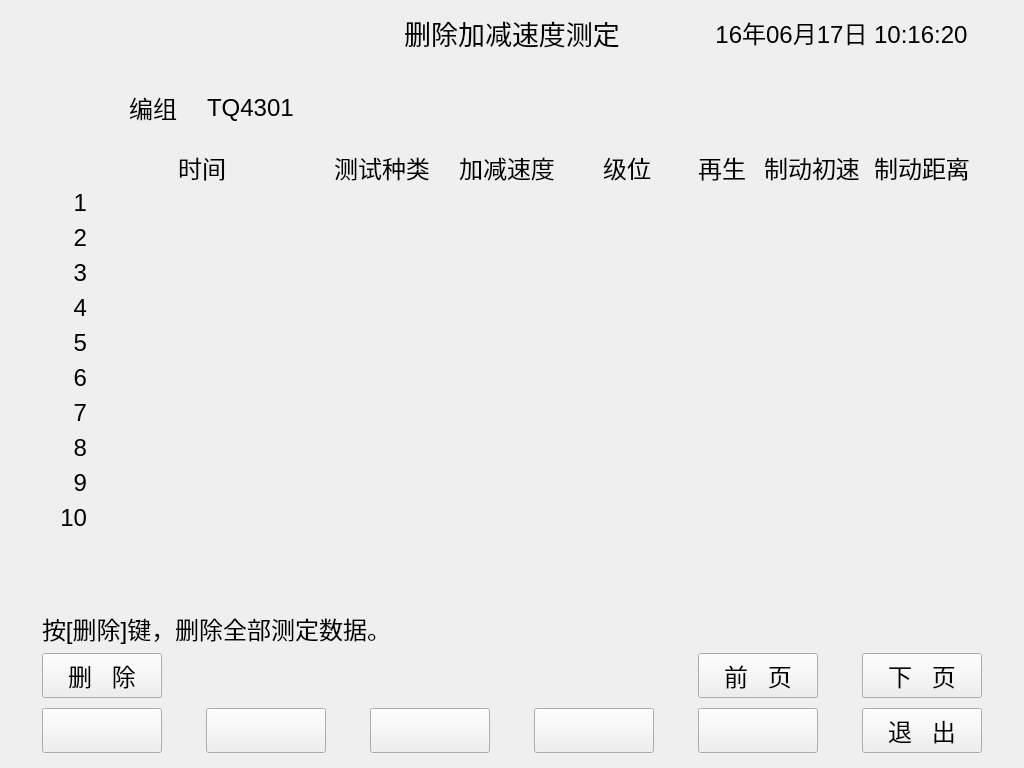
<?xml version="1.0" encoding="UTF-8"?>
<ui version="4.0">
 <class>delspeedinfo</class>
 <widget class="QDialog" name="delspeedinfo">
  <property name="geometry">
   <rect>
    <x>0</x>
    <y>0</y>
    <width>1024</width>
    <height>768</height>
   </rect>
  </property>
  <property name="windowTitle">
   <string>删除加减速度</string>
  </property>
  <widget class="QLabel" name="labelinfo_4_6">
   <property name="geometry">
    <rect>
     <x>687</x>
     <y>255</y>
     <width>70</width>
     <height>35</height>
    </rect>
   </property>
   <property name="font">
    <font>
     <pointsize>18</pointsize>
    </font>
   </property>
   <property name="text">
    <string/>
   </property>
   <property name="alignment">
    <set>Qt::AlignCenter</set>
   </property>
  </widget>
  <widget class="QLabel" name="labelinfo_3_7">
   <property name="geometry">
    <rect>
     <x>757</x>
     <y>220</y>
     <width>110</width>
     <height>35</height>
    </rect>
   </property>
   <property name="font">
    <font>
     <pointsize>18</pointsize>
    </font>
   </property>
   <property name="text">
    <string/>
   </property>
   <property name="alignment">
    <set>Qt::AlignCenter</set>
   </property>
  </widget>
  <widget class="QLabel" name="labelinfo_4_7">
   <property name="geometry">
    <rect>
     <x>757</x>
     <y>255</y>
     <width>110</width>
     <height>35</height>
    </rect>
   </property>
   <property name="font">
    <font>
     <pointsize>18</pointsize>
    </font>
   </property>
   <property name="text">
    <string/>
   </property>
   <property name="alignment">
    <set>Qt::AlignCenter</set>
   </property>
  </widget>
  <widget class="QLabel" name="labelinfo_6_6">
   <property name="geometry">
    <rect>
     <x>687</x>
     <y>325</y>
     <width>70</width>
     <height>35</height>
    </rect>
   </property>
   <property name="font">
    <font>
     <pointsize>18</pointsize>
    </font>
   </property>
   <property name="text">
    <string/>
   </property>
   <property name="alignment">
    <set>Qt::AlignCenter</set>
   </property>
  </widget>
  <widget class="QLabel" name="labelinfo_7_4">
   <property name="geometry">
    <rect>
     <x>447</x>
     <y>360</y>
     <width>120</width>
     <height>35</height>
    </rect>
   </property>
   <property name="font">
    <font>
     <pointsize>18</pointsize>
    </font>
   </property>
   <property name="text">
    <string/>
   </property>
   <property name="alignment">
    <set>Qt::AlignCenter</set>
   </property>
   <property name="wordWrap">
    <bool>true</bool>
   </property>
  </widget>
  <widget class="QLabel" name="labelinfo_11_7">
   <property name="geometry">
    <rect>
     <x>757</x>
     <y>500</y>
     <width>110</width>
     <height>35</height>
    </rect>
   </property>
   <property name="font">
    <font>
     <pointsize>18</pointsize>
    </font>
   </property>
   <property name="text">
    <string/>
   </property>
   <property name="alignment">
    <set>Qt::AlignCenter</set>
   </property>
  </widget>
  <widget class="QLabel" name="labelinfo_4_3">
   <property name="geometry">
    <rect>
     <x>317</x>
     <y>255</y>
     <width>130</width>
     <height>35</height>
    </rect>
   </property>
   <property name="font">
    <font>
     <pointsize>18</pointsize>
    </font>
   </property>
   <property name="text">
    <string/>
   </property>
   <property name="alignment">
    <set>Qt::AlignCenter</set>
   </property>
  </widget>
  <widget class="QLabel" name="labelinfo_11_6">
   <property name="geometry">
    <rect>
     <x>687</x>
     <y>500</y>
     <width>70</width>
     <height>35</height>
    </rect>
   </property>
   <property name="font">
    <font>
     <pointsize>18</pointsize>
    </font>
   </property>
   <property name="text">
    <string/>
   </property>
   <property name="alignment">
    <set>Qt::AlignCenter</set>
   </property>
  </widget>
  <widget class="QLabel" name="labelinfo_5_3">
   <property name="geometry">
    <rect>
     <x>317</x>
     <y>290</y>
     <width>130</width>
     <height>35</height>
    </rect>
   </property>
   <property name="font">
    <font>
     <pointsize>18</pointsize>
    </font>
   </property>
   <property name="text">
    <string/>
   </property>
   <property name="alignment">
    <set>Qt::AlignCenter</set>
   </property>
  </widget>
  <widget class="QLabel" name="labelinfo_10_4">
   <property name="geometry">
    <rect>
     <x>447</x>
     <y>465</y>
     <width>120</width>
     <height>35</height>
    </rect>
   </property>
   <property name="font">
    <font>
     <pointsize>18</pointsize>
    </font>
   </property>
   <property name="text">
    <string/>
   </property>
   <property name="alignment">
    <set>Qt::AlignCenter</set>
   </property>
   <property name="wordWrap">
    <bool>true</bool>
   </property>
  </widget>
  <widget class="QLabel" name="labelinfo_8_7">
   <property name="geometry">
    <rect>
     <x>757</x>
     <y>395</y>
     <width>110</width>
     <height>35</height>
    </rect>
   </property>
   <property name="font">
    <font>
     <pointsize>18</pointsize>
    </font>
   </property>
   <property name="text">
    <string/>
   </property>
   <property name="alignment">
    <set>Qt::AlignCenter</set>
   </property>
  </widget>
  <widget class="QLabel" name="labelinfo_10_7">
   <property name="geometry">
    <rect>
     <x>757</x>
     <y>465</y>
     <width>110</width>
     <height>35</height>
    </rect>
   </property>
   <property name="font">
    <font>
     <pointsize>18</pointsize>
    </font>
   </property>
   <property name="text">
    <string/>
   </property>
   <property name="alignment">
    <set>Qt::AlignCenter</set>
   </property>
  </widget>
  <widget class="QLabel" name="labelinfo_4_1">
   <property name="geometry">
    <rect>
     <x>47</x>
     <y>255</y>
     <width>40</width>
     <height>35</height>
    </rect>
   </property>
   <property name="font">
    <font>
     <pointsize>18</pointsize>
    </font>
   </property>
   <property name="text">
    <string>3</string>
   </property>
   <property name="alignment">
    <set>Qt::AlignRight|Qt::AlignTrailing|Qt::AlignVCenter</set>
   </property>
  </widget>
  <widget class="QLabel" name="labelinfo_10_5">
   <property name="geometry">
    <rect>
     <x>567</x>
     <y>465</y>
     <width>120</width>
     <height>35</height>
    </rect>
   </property>
   <property name="font">
    <font>
     <pointsize>18</pointsize>
    </font>
   </property>
   <property name="text">
    <string/>
   </property>
   <property name="alignment">
    <set>Qt::AlignCenter</set>
   </property>
  </widget>
  <widget class="QLabel" name="labelinfo_4_4">
   <property name="geometry">
    <rect>
     <x>447</x>
     <y>255</y>
     <width>120</width>
     <height>35</height>
    </rect>
   </property>
   <property name="font">
    <font>
     <pointsize>18</pointsize>
    </font>
   </property>
   <property name="text">
    <string/>
   </property>
   <property name="alignment">
    <set>Qt::AlignCenter</set>
   </property>
   <property name="wordWrap">
    <bool>true</bool>
   </property>
  </widget>
  <widget class="QLabel" name="labelinfo_2_8">
   <property name="geometry">
    <rect>
     <x>867</x>
     <y>185</y>
     <width>110</width>
     <height>35</height>
    </rect>
   </property>
   <property name="font">
    <font>
     <pointsize>18</pointsize>
    </font>
   </property>
   <property name="text">
    <string/>
   </property>
   <property name="alignment">
    <set>Qt::AlignCenter</set>
   </property>
  </widget>
  <widget class="QLabel" name="labelinfo_1_8">
   <property name="geometry">
    <rect>
     <x>867</x>
     <y>150</y>
     <width>110</width>
     <height>35</height>
    </rect>
   </property>
   <property name="font">
    <font>
     <pointsize>18</pointsize>
    </font>
   </property>
   <property name="text">
    <string>制动距离</string>
   </property>
   <property name="alignment">
    <set>Qt::AlignCenter</set>
   </property>
  </widget>
  <widget class="QLabel" name="labelinfo_5_7">
   <property name="geometry">
    <rect>
     <x>757</x>
     <y>290</y>
     <width>110</width>
     <height>35</height>
    </rect>
   </property>
   <property name="font">
    <font>
     <pointsize>18</pointsize>
    </font>
   </property>
   <property name="text">
    <string/>
   </property>
   <property name="alignment">
    <set>Qt::AlignCenter</set>
   </property>
  </widget>
  <widget class="QLabel" name="labelinfo_8_8">
   <property name="geometry">
    <rect>
     <x>867</x>
     <y>395</y>
     <width>110</width>
     <height>35</height>
    </rect>
   </property>
   <property name="font">
    <font>
     <pointsize>18</pointsize>
    </font>
   </property>
   <property name="text">
    <string/>
   </property>
   <property name="alignment">
    <set>Qt::AlignCenter</set>
   </property>
  </widget>
  <widget class="QPushButton" name="buttondelete">
   <property name="geometry">
    <rect>
     <x>42</x>
     <y>653</y>
     <width>120</width>
     <height>45</height>
    </rect>
   </property>
   <property name="font">
    <font>
     <pointsize>18</pointsize>
    </font>
   </property>
   <property name="focusPolicy">
    <enum>Qt::NoFocus</enum>
   </property>
   <property name="text">
    <string>删   除</string>
   </property>
  </widget>
  <widget class="QLabel" name="labelinfo_6_3">
   <property name="geometry">
    <rect>
     <x>317</x>
     <y>325</y>
     <width>130</width>
     <height>35</height>
    </rect>
   </property>
   <property name="font">
    <font>
     <pointsize>18</pointsize>
    </font>
   </property>
   <property name="text">
    <string/>
   </property>
   <property name="alignment">
    <set>Qt::AlignCenter</set>
   </property>
  </widget>
  <widget class="QLabel" name="labelinfo_11_4">
   <property name="geometry">
    <rect>
     <x>447</x>
     <y>500</y>
     <width>120</width>
     <height>35</height>
    </rect>
   </property>
   <property name="font">
    <font>
     <pointsize>18</pointsize>
    </font>
   </property>
   <property name="text">
    <string/>
   </property>
   <property name="alignment">
    <set>Qt::AlignCenter</set>
   </property>
   <property name="wordWrap">
    <bool>true</bool>
   </property>
  </widget>
  <widget class="QLabel" name="labelinfo_10_1">
   <property name="geometry">
    <rect>
     <x>47</x>
     <y>465</y>
     <width>40</width>
     <height>35</height>
    </rect>
   </property>
   <property name="font">
    <font>
     <pointsize>18</pointsize>
    </font>
   </property>
   <property name="text">
    <string>9</string>
   </property>
   <property name="alignment">
    <set>Qt::AlignRight|Qt::AlignTrailing|Qt::AlignVCenter</set>
   </property>
  </widget>
  <widget class="QLabel" name="labelinfo_2_4">
   <property name="geometry">
    <rect>
     <x>447</x>
     <y>185</y>
     <width>120</width>
     <height>35</height>
    </rect>
   </property>
   <property name="font">
    <font>
     <pointsize>18</pointsize>
    </font>
   </property>
   <property name="text">
    <string/>
   </property>
   <property name="alignment">
    <set>Qt::AlignCenter</set>
   </property>
   <property name="wordWrap">
    <bool>true</bool>
   </property>
  </widget>
  <widget class="QLabel" name="labelinfo_8_3">
   <property name="geometry">
    <rect>
     <x>317</x>
     <y>395</y>
     <width>130</width>
     <height>35</height>
    </rect>
   </property>
   <property name="font">
    <font>
     <pointsize>18</pointsize>
    </font>
   </property>
   <property name="text">
    <string/>
   </property>
   <property name="alignment">
    <set>Qt::AlignCenter</set>
   </property>
  </widget>
  <widget class="QLabel" name="labelinfo_5_1">
   <property name="geometry">
    <rect>
     <x>47</x>
     <y>290</y>
     <width>40</width>
     <height>35</height>
    </rect>
   </property>
   <property name="font">
    <font>
     <pointsize>18</pointsize>
    </font>
   </property>
   <property name="text">
    <string>4</string>
   </property>
   <property name="alignment">
    <set>Qt::AlignRight|Qt::AlignTrailing|Qt::AlignVCenter</set>
   </property>
  </widget>
  <widget class="QLabel" name="title_2">
   <property name="geometry">
    <rect>
     <x>355</x>
     <y>10</y>
     <width>314</width>
     <height>45</height>
    </rect>
   </property>
   <property name="sizePolicy">
    <sizepolicy hsizetype="Expanding" vsizetype="Expanding">
     <horstretch>0</horstretch>
     <verstretch>0</verstretch>
    </sizepolicy>
   </property>
   <property name="font">
    <font>
     <pointsize>20</pointsize>
    </font>
   </property>
   <property name="text">
    <string>删除加减速度测定</string>
   </property>
   <property name="alignment">
    <set>Qt::AlignCenter</set>
   </property>
  </widget>
  <widget class="QLabel" name="labelinfo_2_7">
   <property name="geometry">
    <rect>
     <x>757</x>
     <y>185</y>
     <width>110</width>
     <height>35</height>
    </rect>
   </property>
   <property name="font">
    <font>
     <pointsize>18</pointsize>
    </font>
   </property>
   <property name="text">
    <string/>
   </property>
   <property name="alignment">
    <set>Qt::AlignCenter</set>
   </property>
  </widget>
  <widget class="QLabel" name="labelinfo_4_8">
   <property name="geometry">
    <rect>
     <x>867</x>
     <y>255</y>
     <width>110</width>
     <height>35</height>
    </rect>
   </property>
   <property name="font">
    <font>
     <pointsize>18</pointsize>
    </font>
   </property>
   <property name="text">
    <string/>
   </property>
   <property name="alignment">
    <set>Qt::AlignCenter</set>
   </property>
  </widget>
  <widget class="QLabel" name="labelinfo_8_4">
   <property name="geometry">
    <rect>
     <x>447</x>
     <y>395</y>
     <width>120</width>
     <height>35</height>
    </rect>
   </property>
   <property name="font">
    <font>
     <pointsize>18</pointsize>
    </font>
   </property>
   <property name="text">
    <string/>
   </property>
   <property name="alignment">
    <set>Qt::AlignCenter</set>
   </property>
   <property name="wordWrap">
    <bool>true</bool>
   </property>
  </widget>
  <widget class="QLabel" name="labelinfo_1_4">
   <property name="geometry">
    <rect>
     <x>447</x>
     <y>150</y>
     <width>120</width>
     <height>35</height>
    </rect>
   </property>
   <property name="font">
    <font>
     <pointsize>18</pointsize>
    </font>
   </property>
   <property name="text">
    <string>加减速度</string>
   </property>
   <property name="alignment">
    <set>Qt::AlignCenter</set>
   </property>
  </widget>
  <widget class="QLabel" name="labelinfo_3_4">
   <property name="geometry">
    <rect>
     <x>447</x>
     <y>220</y>
     <width>120</width>
     <height>35</height>
    </rect>
   </property>
   <property name="font">
    <font>
     <pointsize>18</pointsize>
    </font>
   </property>
   <property name="text">
    <string/>
   </property>
   <property name="alignment">
    <set>Qt::AlignCenter</set>
   </property>
   <property name="wordWrap">
    <bool>true</bool>
   </property>
  </widget>
  <widget class="QLabel" name="labelinfo_4_5">
   <property name="geometry">
    <rect>
     <x>567</x>
     <y>255</y>
     <width>120</width>
     <height>35</height>
    </rect>
   </property>
   <property name="font">
    <font>
     <pointsize>18</pointsize>
    </font>
   </property>
   <property name="text">
    <string/>
   </property>
   <property name="alignment">
    <set>Qt::AlignCenter</set>
   </property>
  </widget>
  <widget class="QLabel" name="labelinfo_2_3">
   <property name="geometry">
    <rect>
     <x>317</x>
     <y>185</y>
     <width>130</width>
     <height>35</height>
    </rect>
   </property>
   <property name="font">
    <font>
     <pointsize>18</pointsize>
    </font>
   </property>
   <property name="text">
    <string/>
   </property>
   <property name="alignment">
    <set>Qt::AlignCenter</set>
   </property>
  </widget>
  <widget class="QLabel" name="labelinfo_2_1">
   <property name="geometry">
    <rect>
     <x>47</x>
     <y>185</y>
     <width>40</width>
     <height>35</height>
    </rect>
   </property>
   <property name="font">
    <font>
     <pointsize>18</pointsize>
    </font>
   </property>
   <property name="text">
    <string>1</string>
   </property>
   <property name="alignment">
    <set>Qt::AlignRight|Qt::AlignTrailing|Qt::AlignVCenter</set>
   </property>
  </widget>
  <widget class="QLabel" name="labelinfo_7_8">
   <property name="geometry">
    <rect>
     <x>867</x>
     <y>360</y>
     <width>110</width>
     <height>35</height>
    </rect>
   </property>
   <property name="font">
    <font>
     <pointsize>18</pointsize>
    </font>
   </property>
   <property name="text">
    <string/>
   </property>
   <property name="alignment">
    <set>Qt::AlignCenter</set>
   </property>
  </widget>
  <widget class="QLabel" name="labelinfo_7_6">
   <property name="geometry">
    <rect>
     <x>687</x>
     <y>360</y>
     <width>70</width>
     <height>35</height>
    </rect>
   </property>
   <property name="font">
    <font>
     <pointsize>18</pointsize>
    </font>
   </property>
   <property name="text">
    <string/>
   </property>
   <property name="alignment">
    <set>Qt::AlignCenter</set>
   </property>
  </widget>
  <widget class="QLabel" name="labelinfo_10_2">
   <property name="geometry">
    <rect>
     <x>87</x>
     <y>465</y>
     <width>230</width>
     <height>35</height>
    </rect>
   </property>
   <property name="font">
    <font>
     <pointsize>18</pointsize>
    </font>
   </property>
   <property name="text">
    <string/>
   </property>
   <property name="alignment">
    <set>Qt::AlignCenter</set>
   </property>
   <property name="wordWrap">
    <bool>true</bool>
   </property>
  </widget>
  <widget class="QLabel" name="labelinfo_6_2">
   <property name="geometry">
    <rect>
     <x>87</x>
     <y>325</y>
     <width>230</width>
     <height>35</height>
    </rect>
   </property>
   <property name="font">
    <font>
     <pointsize>18</pointsize>
    </font>
   </property>
   <property name="text">
    <string/>
   </property>
   <property name="alignment">
    <set>Qt::AlignCenter</set>
   </property>
   <property name="wordWrap">
    <bool>true</bool>
   </property>
  </widget>
  <widget class="QLabel" name="labelinfo_11_5">
   <property name="geometry">
    <rect>
     <x>567</x>
     <y>500</y>
     <width>120</width>
     <height>35</height>
    </rect>
   </property>
   <property name="font">
    <font>
     <pointsize>18</pointsize>
    </font>
   </property>
   <property name="text">
    <string/>
   </property>
   <property name="alignment">
    <set>Qt::AlignCenter</set>
   </property>
  </widget>
  <widget class="QLabel" name="labelinfo_9_8">
   <property name="geometry">
    <rect>
     <x>867</x>
     <y>430</y>
     <width>110</width>
     <height>35</height>
    </rect>
   </property>
   <property name="font">
    <font>
     <pointsize>18</pointsize>
    </font>
   </property>
   <property name="text">
    <string/>
   </property>
   <property name="alignment">
    <set>Qt::AlignCenter</set>
   </property>
  </widget>
  <widget class="QPushButton" name="buttontemp0">
   <property name="geometry">
    <rect>
     <x>42</x>
     <y>708</y>
     <width>120</width>
     <height>45</height>
    </rect>
   </property>
   <property name="font">
    <font>
     <pointsize>18</pointsize>
    </font>
   </property>
   <property name="focusPolicy">
    <enum>Qt::NoFocus</enum>
   </property>
   <property name="text">
    <string/>
   </property>
  </widget>
  <widget class="QLabel" name="labelinfo_8_6">
   <property name="geometry">
    <rect>
     <x>687</x>
     <y>395</y>
     <width>70</width>
     <height>35</height>
    </rect>
   </property>
   <property name="font">
    <font>
     <pointsize>18</pointsize>
    </font>
   </property>
   <property name="text">
    <string/>
   </property>
   <property name="alignment">
    <set>Qt::AlignCenter</set>
   </property>
  </widget>
  <widget class="QLabel" name="labelinfo_2_2">
   <property name="geometry">
    <rect>
     <x>87</x>
     <y>185</y>
     <width>230</width>
     <height>35</height>
    </rect>
   </property>
   <property name="font">
    <font>
     <pointsize>18</pointsize>
    </font>
   </property>
   <property name="text">
    <string/>
   </property>
   <property name="alignment">
    <set>Qt::AlignCenter</set>
   </property>
   <property name="wordWrap">
    <bool>true</bool>
   </property>
  </widget>
  <widget class="QLabel" name="labelinfo_5_2">
   <property name="geometry">
    <rect>
     <x>87</x>
     <y>290</y>
     <width>230</width>
     <height>35</height>
    </rect>
   </property>
   <property name="font">
    <font>
     <pointsize>18</pointsize>
    </font>
   </property>
   <property name="text">
    <string/>
   </property>
   <property name="alignment">
    <set>Qt::AlignCenter</set>
   </property>
   <property name="wordWrap">
    <bool>true</bool>
   </property>
  </widget>
  <widget class="QLabel" name="label">
   <property name="geometry">
    <rect>
     <x>117</x>
     <y>90</y>
     <width>60</width>
     <height>35</height>
    </rect>
   </property>
   <property name="font">
    <font>
     <pointsize>18</pointsize>
    </font>
   </property>
   <property name="text">
    <string>编组</string>
   </property>
   <property name="alignment">
    <set>Qt::AlignRight|Qt::AlignTrailing|Qt::AlignVCenter</set>
   </property>
  </widget>
  <widget class="QLabel" name="labelinfo_1_5">
   <property name="geometry">
    <rect>
     <x>567</x>
     <y>150</y>
     <width>120</width>
     <height>35</height>
    </rect>
   </property>
   <property name="font">
    <font>
     <pointsize>18</pointsize>
    </font>
   </property>
   <property name="text">
    <string>级位</string>
   </property>
   <property name="alignment">
    <set>Qt::AlignCenter</set>
   </property>
  </widget>
  <widget class="QLabel" name="labelinfo_5_8">
   <property name="geometry">
    <rect>
     <x>867</x>
     <y>290</y>
     <width>110</width>
     <height>35</height>
    </rect>
   </property>
   <property name="font">
    <font>
     <pointsize>18</pointsize>
    </font>
   </property>
   <property name="text">
    <string/>
   </property>
   <property name="alignment">
    <set>Qt::AlignCenter</set>
   </property>
  </widget>
  <widget class="QLabel" name="labelinfo_10_6">
   <property name="geometry">
    <rect>
     <x>687</x>
     <y>465</y>
     <width>70</width>
     <height>35</height>
    </rect>
   </property>
   <property name="font">
    <font>
     <pointsize>18</pointsize>
    </font>
   </property>
   <property name="text">
    <string/>
   </property>
   <property name="alignment">
    <set>Qt::AlignCenter</set>
   </property>
  </widget>
  <widget class="QLabel" name="labelinfo_10_8">
   <property name="geometry">
    <rect>
     <x>867</x>
     <y>465</y>
     <width>110</width>
     <height>35</height>
    </rect>
   </property>
   <property name="font">
    <font>
     <pointsize>18</pointsize>
    </font>
   </property>
   <property name="text">
    <string/>
   </property>
   <property name="alignment">
    <set>Qt::AlignCenter</set>
   </property>
  </widget>
  <widget class="QLabel" name="labelinfo_3_8">
   <property name="geometry">
    <rect>
     <x>867</x>
     <y>220</y>
     <width>110</width>
     <height>35</height>
    </rect>
   </property>
   <property name="font">
    <font>
     <pointsize>18</pointsize>
    </font>
   </property>
   <property name="text">
    <string/>
   </property>
   <property name="alignment">
    <set>Qt::AlignCenter</set>
   </property>
  </widget>
  <widget class="QLabel" name="labelinfo_11_2">
   <property name="geometry">
    <rect>
     <x>87</x>
     <y>500</y>
     <width>230</width>
     <height>35</height>
    </rect>
   </property>
   <property name="font">
    <font>
     <pointsize>18</pointsize>
    </font>
   </property>
   <property name="text">
    <string/>
   </property>
   <property name="alignment">
    <set>Qt::AlignCenter</set>
   </property>
   <property name="wordWrap">
    <bool>true</bool>
   </property>
  </widget>
  <widget class="QLabel" name="labelinfo_6_5">
   <property name="geometry">
    <rect>
     <x>567</x>
     <y>325</y>
     <width>120</width>
     <height>35</height>
    </rect>
   </property>
   <property name="font">
    <font>
     <pointsize>18</pointsize>
    </font>
   </property>
   <property name="text">
    <string/>
   </property>
   <property name="alignment">
    <set>Qt::AlignCenter</set>
   </property>
  </widget>
  <widget class="QLabel" name="labelcarId">
   <property name="geometry">
    <rect>
     <x>207</x>
     <y>90</y>
     <width>131</width>
     <height>35</height>
    </rect>
   </property>
   <property name="font">
    <font>
     <pointsize>18</pointsize>
    </font>
   </property>
   <property name="text">
    <string>TQ4301</string>
   </property>
   <property name="alignment">
    <set>Qt::AlignLeading|Qt::AlignLeft|Qt::AlignVCenter</set>
   </property>
  </widget>
  <widget class="QLabel" name="labelbuttonarea">
   <property name="geometry">
    <rect>
     <x>10</x>
     <y>703</y>
     <width>1004</width>
     <height>55</height>
    </rect>
   </property>
   <property name="text">
    <string/>
   </property>
  </widget>
  <widget class="QLabel" name="labelinfo_9_1">
   <property name="geometry">
    <rect>
     <x>47</x>
     <y>430</y>
     <width>40</width>
     <height>35</height>
    </rect>
   </property>
   <property name="font">
    <font>
     <pointsize>18</pointsize>
    </font>
   </property>
   <property name="text">
    <string>8</string>
   </property>
   <property name="alignment">
    <set>Qt::AlignRight|Qt::AlignTrailing|Qt::AlignVCenter</set>
   </property>
  </widget>
  <widget class="QLabel" name="labelinfo_11_3">
   <property name="geometry">
    <rect>
     <x>317</x>
     <y>500</y>
     <width>130</width>
     <height>35</height>
    </rect>
   </property>
   <property name="font">
    <font>
     <pointsize>18</pointsize>
    </font>
   </property>
   <property name="text">
    <string/>
   </property>
   <property name="alignment">
    <set>Qt::AlignCenter</set>
   </property>
  </widget>
  <widget class="QPushButton" name="buttonquit">
   <property name="geometry">
    <rect>
     <x>862</x>
     <y>708</y>
     <width>120</width>
     <height>45</height>
    </rect>
   </property>
   <property name="font">
    <font>
     <pointsize>18</pointsize>
    </font>
   </property>
   <property name="focusPolicy">
    <enum>Qt::NoFocus</enum>
   </property>
   <property name="text">
    <string>退   出</string>
   </property>
  </widget>
  <widget class="QLabel" name="labelinfo_3_6">
   <property name="geometry">
    <rect>
     <x>687</x>
     <y>220</y>
     <width>70</width>
     <height>35</height>
    </rect>
   </property>
   <property name="font">
    <font>
     <pointsize>18</pointsize>
    </font>
   </property>
   <property name="text">
    <string/>
   </property>
   <property name="alignment">
    <set>Qt::AlignCenter</set>
   </property>
  </widget>
  <widget class="QLabel" name="labelinfo_7_1">
   <property name="geometry">
    <rect>
     <x>47</x>
     <y>360</y>
     <width>40</width>
     <height>35</height>
    </rect>
   </property>
   <property name="font">
    <font>
     <pointsize>18</pointsize>
    </font>
   </property>
   <property name="text">
    <string>6</string>
   </property>
   <property name="alignment">
    <set>Qt::AlignRight|Qt::AlignTrailing|Qt::AlignVCenter</set>
   </property>
  </widget>
  <widget class="QLabel" name="labelinfo_7_5">
   <property name="geometry">
    <rect>
     <x>567</x>
     <y>360</y>
     <width>120</width>
     <height>35</height>
    </rect>
   </property>
   <property name="font">
    <font>
     <pointsize>18</pointsize>
    </font>
   </property>
   <property name="text">
    <string/>
   </property>
   <property name="alignment">
    <set>Qt::AlignCenter</set>
   </property>
  </widget>
  <widget class="QLabel" name="title">
   <property name="geometry">
    <rect>
     <x>10</x>
     <y>10</y>
     <width>345</width>
     <height>45</height>
    </rect>
   </property>
   <property name="sizePolicy">
    <sizepolicy hsizetype="Expanding" vsizetype="Expanding">
     <horstretch>0</horstretch>
     <verstretch>0</verstretch>
    </sizepolicy>
   </property>
   <property name="font">
    <font>
     <pointsize>18</pointsize>
    </font>
   </property>
   <property name="text">
    <string/>
   </property>
  </widget>
  <widget class="QLabel" name="labelinfo_9_6">
   <property name="geometry">
    <rect>
     <x>687</x>
     <y>430</y>
     <width>70</width>
     <height>35</height>
    </rect>
   </property>
   <property name="font">
    <font>
     <pointsize>18</pointsize>
    </font>
   </property>
   <property name="text">
    <string/>
   </property>
   <property name="alignment">
    <set>Qt::AlignCenter</set>
   </property>
  </widget>
  <widget class="QLabel" name="labelinfo_1_2">
   <property name="geometry">
    <rect>
     <x>87</x>
     <y>150</y>
     <width>230</width>
     <height>35</height>
    </rect>
   </property>
   <property name="font">
    <font>
     <pointsize>18</pointsize>
    </font>
   </property>
   <property name="text">
    <string>时间</string>
   </property>
   <property name="alignment">
    <set>Qt::AlignCenter</set>
   </property>
  </widget>
  <widget class="QPushButton" name="buttonnextpage">
   <property name="geometry">
    <rect>
     <x>862</x>
     <y>653</y>
     <width>120</width>
     <height>45</height>
    </rect>
   </property>
   <property name="font">
    <font>
     <pointsize>18</pointsize>
    </font>
   </property>
   <property name="focusPolicy">
    <enum>Qt::NoFocus</enum>
   </property>
   <property name="text">
    <string>下   页</string>
   </property>
  </widget>
  <widget class="QLabel" name="labelinfo_6_8">
   <property name="geometry">
    <rect>
     <x>867</x>
     <y>325</y>
     <width>110</width>
     <height>35</height>
    </rect>
   </property>
   <property name="font">
    <font>
     <pointsize>18</pointsize>
    </font>
   </property>
   <property name="text">
    <string/>
   </property>
   <property name="alignment">
    <set>Qt::AlignCenter</set>
   </property>
  </widget>
  <widget class="QLabel" name="labelinfo_6_4">
   <property name="geometry">
    <rect>
     <x>447</x>
     <y>325</y>
     <width>120</width>
     <height>35</height>
    </rect>
   </property>
   <property name="font">
    <font>
     <pointsize>18</pointsize>
    </font>
   </property>
   <property name="text">
    <string/>
   </property>
   <property name="alignment">
    <set>Qt::AlignCenter</set>
   </property>
   <property name="wordWrap">
    <bool>true</bool>
   </property>
  </widget>
  <widget class="QLabel" name="labelinfo_7_2">
   <property name="geometry">
    <rect>
     <x>87</x>
     <y>360</y>
     <width>230</width>
     <height>35</height>
    </rect>
   </property>
   <property name="font">
    <font>
     <pointsize>18</pointsize>
    </font>
   </property>
   <property name="text">
    <string/>
   </property>
   <property name="alignment">
    <set>Qt::AlignCenter</set>
   </property>
   <property name="wordWrap">
    <bool>true</bool>
   </property>
  </widget>
  <widget class="QLabel" name="labelinfo_9_3">
   <property name="geometry">
    <rect>
     <x>317</x>
     <y>430</y>
     <width>130</width>
     <height>35</height>
    </rect>
   </property>
   <property name="font">
    <font>
     <pointsize>18</pointsize>
    </font>
   </property>
   <property name="text">
    <string/>
   </property>
   <property name="alignment">
    <set>Qt::AlignCenter</set>
   </property>
  </widget>
  <widget class="QLabel" name="labelinfo_6_1">
   <property name="geometry">
    <rect>
     <x>47</x>
     <y>325</y>
     <width>40</width>
     <height>35</height>
    </rect>
   </property>
   <property name="font">
    <font>
     <pointsize>18</pointsize>
    </font>
   </property>
   <property name="text">
    <string>5</string>
   </property>
   <property name="alignment">
    <set>Qt::AlignRight|Qt::AlignTrailing|Qt::AlignVCenter</set>
   </property>
  </widget>
  <widget class="QLabel" name="labelinfo_10_3">
   <property name="geometry">
    <rect>
     <x>317</x>
     <y>465</y>
     <width>130</width>
     <height>35</height>
    </rect>
   </property>
   <property name="font">
    <font>
     <pointsize>18</pointsize>
    </font>
   </property>
   <property name="text">
    <string/>
   </property>
   <property name="alignment">
    <set>Qt::AlignCenter</set>
   </property>
  </widget>
  <widget class="QLabel" name="labelinfo_4_2">
   <property name="geometry">
    <rect>
     <x>87</x>
     <y>255</y>
     <width>230</width>
     <height>35</height>
    </rect>
   </property>
   <property name="font">
    <font>
     <pointsize>18</pointsize>
    </font>
   </property>
   <property name="text">
    <string/>
   </property>
   <property name="alignment">
    <set>Qt::AlignCenter</set>
   </property>
   <property name="wordWrap">
    <bool>true</bool>
   </property>
  </widget>
  <widget class="QLabel" name="labelinfo_3_1">
   <property name="geometry">
    <rect>
     <x>47</x>
     <y>220</y>
     <width>40</width>
     <height>35</height>
    </rect>
   </property>
   <property name="font">
    <font>
     <pointsize>18</pointsize>
    </font>
   </property>
   <property name="text">
    <string>2</string>
   </property>
   <property name="alignment">
    <set>Qt::AlignRight|Qt::AlignTrailing|Qt::AlignVCenter</set>
   </property>
  </widget>
  <widget class="QLabel" name="labelinfo_1_6">
   <property name="geometry">
    <rect>
     <x>687</x>
     <y>150</y>
     <width>70</width>
     <height>35</height>
    </rect>
   </property>
   <property name="font">
    <font>
     <pointsize>18</pointsize>
    </font>
   </property>
   <property name="text">
    <string>再生</string>
   </property>
   <property name="alignment">
    <set>Qt::AlignCenter</set>
   </property>
  </widget>
  <widget class="QLabel" name="labelinfo_3_3">
   <property name="geometry">
    <rect>
     <x>317</x>
     <y>220</y>
     <width>130</width>
     <height>35</height>
    </rect>
   </property>
   <property name="font">
    <font>
     <pointsize>18</pointsize>
    </font>
   </property>
   <property name="text">
    <string/>
   </property>
   <property name="alignment">
    <set>Qt::AlignCenter</set>
   </property>
  </widget>
  <widget class="QLabel" name="labelinfo_1_7">
   <property name="geometry">
    <rect>
     <x>757</x>
     <y>150</y>
     <width>110</width>
     <height>35</height>
    </rect>
   </property>
   <property name="font">
    <font>
     <pointsize>18</pointsize>
    </font>
   </property>
   <property name="text">
    <string>制动初速</string>
   </property>
   <property name="alignment">
    <set>Qt::AlignCenter</set>
   </property>
  </widget>
  <widget class="QLabel" name="labelinfo_9_5">
   <property name="geometry">
    <rect>
     <x>567</x>
     <y>430</y>
     <width>120</width>
     <height>35</height>
    </rect>
   </property>
   <property name="font">
    <font>
     <pointsize>18</pointsize>
    </font>
   </property>
   <property name="text">
    <string/>
   </property>
   <property name="alignment">
    <set>Qt::AlignCenter</set>
   </property>
  </widget>
  <widget class="QLabel" name="labelinfo_9_4">
   <property name="geometry">
    <rect>
     <x>447</x>
     <y>430</y>
     <width>120</width>
     <height>35</height>
    </rect>
   </property>
   <property name="font">
    <font>
     <pointsize>18</pointsize>
    </font>
   </property>
   <property name="text">
    <string/>
   </property>
   <property name="alignment">
    <set>Qt::AlignCenter</set>
   </property>
   <property name="wordWrap">
    <bool>true</bool>
   </property>
  </widget>
  <widget class="QLabel" name="labelinfo_5_4">
   <property name="geometry">
    <rect>
     <x>447</x>
     <y>290</y>
     <width>120</width>
     <height>35</height>
    </rect>
   </property>
   <property name="font">
    <font>
     <pointsize>18</pointsize>
    </font>
   </property>
   <property name="text">
    <string/>
   </property>
   <property name="alignment">
    <set>Qt::AlignCenter</set>
   </property>
   <property name="wordWrap">
    <bool>true</bool>
   </property>
  </widget>
  <widget class="QLabel" name="labelinfo_11_1">
   <property name="geometry">
    <rect>
     <x>47</x>
     <y>500</y>
     <width>40</width>
     <height>35</height>
    </rect>
   </property>
   <property name="font">
    <font>
     <pointsize>18</pointsize>
    </font>
   </property>
   <property name="text">
    <string>10</string>
   </property>
   <property name="alignment">
    <set>Qt::AlignRight|Qt::AlignTrailing|Qt::AlignVCenter</set>
   </property>
  </widget>
  <widget class="QPushButton" name="buttonpreviouspage">
   <property name="geometry">
    <rect>
     <x>698</x>
     <y>653</y>
     <width>120</width>
     <height>45</height>
    </rect>
   </property>
   <property name="font">
    <font>
     <pointsize>18</pointsize>
    </font>
   </property>
   <property name="focusPolicy">
    <enum>Qt::NoFocus</enum>
   </property>
   <property name="text">
    <string>前   页</string>
   </property>
  </widget>
  <widget class="QPushButton" name="buttontemp3">
   <property name="geometry">
    <rect>
     <x>534</x>
     <y>708</y>
     <width>120</width>
     <height>45</height>
    </rect>
   </property>
   <property name="font">
    <font>
     <pointsize>18</pointsize>
    </font>
   </property>
   <property name="focusPolicy">
    <enum>Qt::NoFocus</enum>
   </property>
   <property name="text">
    <string/>
   </property>
  </widget>
  <widget class="QPushButton" name="buttontemp2">
   <property name="geometry">
    <rect>
     <x>370</x>
     <y>708</y>
     <width>120</width>
     <height>45</height>
    </rect>
   </property>
   <property name="font">
    <font>
     <pointsize>18</pointsize>
    </font>
   </property>
   <property name="focusPolicy">
    <enum>Qt::NoFocus</enum>
   </property>
   <property name="text">
    <string/>
   </property>
  </widget>
  <widget class="QLabel" name="labelinfo_3_5">
   <property name="geometry">
    <rect>
     <x>567</x>
     <y>220</y>
     <width>120</width>
     <height>35</height>
    </rect>
   </property>
   <property name="font">
    <font>
     <pointsize>18</pointsize>
    </font>
   </property>
   <property name="text">
    <string/>
   </property>
   <property name="alignment">
    <set>Qt::AlignCenter</set>
   </property>
  </widget>
  <widget class="QLabel" name="labelinfo_7_7">
   <property name="geometry">
    <rect>
     <x>757</x>
     <y>360</y>
     <width>110</width>
     <height>35</height>
    </rect>
   </property>
   <property name="font">
    <font>
     <pointsize>18</pointsize>
    </font>
   </property>
   <property name="text">
    <string/>
   </property>
   <property name="alignment">
    <set>Qt::AlignCenter</set>
   </property>
  </widget>
  <widget class="QLabel" name="labelinfo_2_6">
   <property name="geometry">
    <rect>
     <x>687</x>
     <y>185</y>
     <width>70</width>
     <height>35</height>
    </rect>
   </property>
   <property name="font">
    <font>
     <pointsize>18</pointsize>
    </font>
   </property>
   <property name="text">
    <string/>
   </property>
   <property name="alignment">
    <set>Qt::AlignCenter</set>
   </property>
  </widget>
  <widget class="QLabel" name="labelinfo_3_2">
   <property name="geometry">
    <rect>
     <x>87</x>
     <y>220</y>
     <width>230</width>
     <height>35</height>
    </rect>
   </property>
   <property name="font">
    <font>
     <pointsize>18</pointsize>
    </font>
   </property>
   <property name="text">
    <string/>
   </property>
   <property name="alignment">
    <set>Qt::AlignCenter</set>
   </property>
   <property name="wordWrap">
    <bool>true</bool>
   </property>
  </widget>
  <widget class="QLabel" name="labelinfo_6_7">
   <property name="geometry">
    <rect>
     <x>757</x>
     <y>325</y>
     <width>110</width>
     <height>35</height>
    </rect>
   </property>
   <property name="font">
    <font>
     <pointsize>18</pointsize>
    </font>
   </property>
   <property name="text">
    <string/>
   </property>
   <property name="alignment">
    <set>Qt::AlignCenter</set>
   </property>
  </widget>
  <widget class="QLabel" name="labelinfo_11_8">
   <property name="geometry">
    <rect>
     <x>867</x>
     <y>500</y>
     <width>110</width>
     <height>35</height>
    </rect>
   </property>
   <property name="font">
    <font>
     <pointsize>18</pointsize>
    </font>
   </property>
   <property name="text">
    <string/>
   </property>
   <property name="alignment">
    <set>Qt::AlignCenter</set>
   </property>
  </widget>
  <widget class="QLabel" name="labelinfo_8_5">
   <property name="geometry">
    <rect>
     <x>567</x>
     <y>395</y>
     <width>120</width>
     <height>35</height>
    </rect>
   </property>
   <property name="font">
    <font>
     <pointsize>18</pointsize>
    </font>
   </property>
   <property name="text">
    <string/>
   </property>
   <property name="alignment">
    <set>Qt::AlignCenter</set>
   </property>
  </widget>
  <widget class="QLabel" name="labelinfo_9_7">
   <property name="geometry">
    <rect>
     <x>757</x>
     <y>430</y>
     <width>110</width>
     <height>35</height>
    </rect>
   </property>
   <property name="font">
    <font>
     <pointsize>18</pointsize>
    </font>
   </property>
   <property name="text">
    <string/>
   </property>
   <property name="alignment">
    <set>Qt::AlignCenter</set>
   </property>
  </widget>
  <widget class="QLabel" name="labelinfo_2_5">
   <property name="geometry">
    <rect>
     <x>567</x>
     <y>185</y>
     <width>120</width>
     <height>35</height>
    </rect>
   </property>
   <property name="font">
    <font>
     <pointsize>18</pointsize>
    </font>
   </property>
   <property name="text">
    <string/>
   </property>
   <property name="alignment">
    <set>Qt::AlignCenter</set>
   </property>
  </widget>
  <widget class="QPushButton" name="buttontemp4">
   <property name="geometry">
    <rect>
     <x>698</x>
     <y>708</y>
     <width>120</width>
     <height>45</height>
    </rect>
   </property>
   <property name="font">
    <font>
     <pointsize>18</pointsize>
    </font>
   </property>
   <property name="focusPolicy">
    <enum>Qt::NoFocus</enum>
   </property>
   <property name="text">
    <string/>
   </property>
  </widget>
  <widget class="QLabel" name="labelinfo_5_5">
   <property name="geometry">
    <rect>
     <x>567</x>
     <y>290</y>
     <width>120</width>
     <height>35</height>
    </rect>
   </property>
   <property name="font">
    <font>
     <pointsize>18</pointsize>
    </font>
   </property>
   <property name="text">
    <string/>
   </property>
   <property name="alignment">
    <set>Qt::AlignCenter</set>
   </property>
  </widget>
  <widget class="QLabel" name="labelinfo_7_3">
   <property name="geometry">
    <rect>
     <x>317</x>
     <y>360</y>
     <width>130</width>
     <height>35</height>
    </rect>
   </property>
   <property name="font">
    <font>
     <pointsize>18</pointsize>
    </font>
   </property>
   <property name="text">
    <string/>
   </property>
   <property name="alignment">
    <set>Qt::AlignCenter</set>
   </property>
  </widget>
  <widget class="QLabel" name="title_3">
   <property name="geometry">
    <rect>
     <x>669</x>
     <y>10</y>
     <width>345</width>
     <height>45</height>
    </rect>
   </property>
   <property name="sizePolicy">
    <sizepolicy hsizetype="Expanding" vsizetype="Expanding">
     <horstretch>0</horstretch>
     <verstretch>0</verstretch>
    </sizepolicy>
   </property>
   <property name="font">
    <font>
     <pointsize>18</pointsize>
    </font>
   </property>
   <property name="text">
    <string>16年06月17日 10:16:20</string>
   </property>
   <property name="alignment">
    <set>Qt::AlignCenter</set>
   </property>
  </widget>
  <widget class="QLabel" name="labelinfo_9_2">
   <property name="geometry">
    <rect>
     <x>87</x>
     <y>430</y>
     <width>230</width>
     <height>35</height>
    </rect>
   </property>
   <property name="font">
    <font>
     <pointsize>18</pointsize>
    </font>
   </property>
   <property name="text">
    <string/>
   </property>
   <property name="alignment">
    <set>Qt::AlignCenter</set>
   </property>
   <property name="wordWrap">
    <bool>true</bool>
   </property>
  </widget>
  <widget class="QLabel" name="labelinfo_1_3">
   <property name="geometry">
    <rect>
     <x>317</x>
     <y>150</y>
     <width>130</width>
     <height>35</height>
    </rect>
   </property>
   <property name="font">
    <font>
     <pointsize>18</pointsize>
    </font>
   </property>
   <property name="text">
    <string>测试种类</string>
   </property>
   <property name="alignment">
    <set>Qt::AlignCenter</set>
   </property>
  </widget>
  <widget class="QLabel" name="labelinfo_5_6">
   <property name="geometry">
    <rect>
     <x>687</x>
     <y>290</y>
     <width>70</width>
     <height>35</height>
    </rect>
   </property>
   <property name="font">
    <font>
     <pointsize>18</pointsize>
    </font>
   </property>
   <property name="text">
    <string/>
   </property>
   <property name="alignment">
    <set>Qt::AlignCenter</set>
   </property>
  </widget>
  <widget class="QLabel" name="labelinfo_8_1">
   <property name="geometry">
    <rect>
     <x>47</x>
     <y>395</y>
     <width>40</width>
     <height>35</height>
    </rect>
   </property>
   <property name="font">
    <font>
     <pointsize>18</pointsize>
    </font>
   </property>
   <property name="text">
    <string>7</string>
   </property>
   <property name="alignment">
    <set>Qt::AlignRight|Qt::AlignTrailing|Qt::AlignVCenter</set>
   </property>
  </widget>
  <widget class="QPushButton" name="buttontemp1">
   <property name="geometry">
    <rect>
     <x>206</x>
     <y>708</y>
     <width>120</width>
     <height>45</height>
    </rect>
   </property>
   <property name="font">
    <font>
     <pointsize>18</pointsize>
    </font>
   </property>
   <property name="focusPolicy">
    <enum>Qt::NoFocus</enum>
   </property>
   <property name="text">
    <string/>
   </property>
  </widget>
  <widget class="QLabel" name="labelinfo_8_2">
   <property name="geometry">
    <rect>
     <x>87</x>
     <y>395</y>
     <width>230</width>
     <height>35</height>
    </rect>
   </property>
   <property name="font">
    <font>
     <pointsize>18</pointsize>
    </font>
   </property>
   <property name="text">
    <string/>
   </property>
   <property name="alignment">
    <set>Qt::AlignCenter</set>
   </property>
   <property name="wordWrap">
    <bool>true</bool>
   </property>
  </widget>
  <widget class="QLabel" name="labelmessage">
   <property name="geometry">
    <rect>
     <x>42</x>
     <y>608</y>
     <width>721</width>
     <height>40</height>
    </rect>
   </property>
   <property name="font">
    <font>
     <pointsize>18</pointsize>
    </font>
   </property>
   <property name="text">
    <string>按[删除]键，删除全部测定数据。</string>
   </property>
   <property name="alignment">
    <set>Qt::AlignLeading|Qt::AlignLeft|Qt::AlignVCenter</set>
   </property>
  </widget>
 </widget>
 <resources/>
 <connections/>
</ui>
